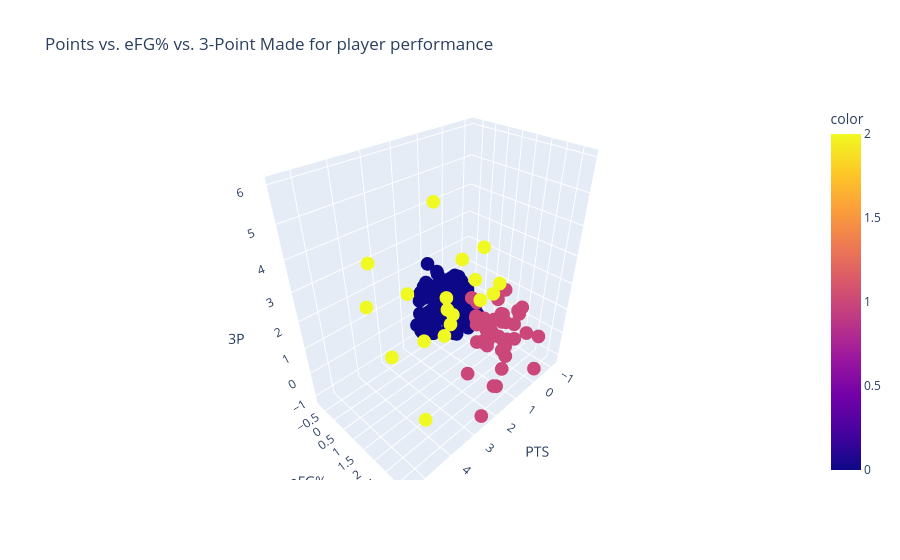

Notebook code cell kept with this figure:
### Markdown cell above
### Create a visualization of the results with 2 or 3 variables that you think will best differentiate the clusters

### Code cell
fig = px.scatter_3d(cluster_per, x="PTS", y="eFG%", z="3P", color=kmeans_obj_performance.labels_, title="Points vs. eFG% vs. 3-Point Made for player performance")
fig.show(renderer="vscode")

### Figure 1 — Plotly figure (JSON) as saved in the notebook; plotly's stock layout.template omitted (floating-point values rounded to 4 significant figures; data arrays with more than 128 entries replaced by an {"elided": "..."} marker saying what was removed)
{"data": [{"hovertemplate": "PTS=%{x}<br>eFG%=%{y}<br>3P=%{z}<br>color=%{marker.color}<extra></extra>", "legendgroup": "", "marker": {"color": {"elided": "410 int values"}, "coloraxis": "coloraxis", "symbol": "circle"}, "mode": "markers", "name": "", "scene": "scene", "showlegend": false, "type": "scatter3d", "x": {"elided": "410 float values"}, "y": {"elided": "410 float values"}, "z": {"elided": "410 float values"}}], "layout": {"coloraxis": {"colorbar": {"title": {"text": "color"}}, "colorscale": [[0, "#0d0887"], [0.1111, "#46039f"], [0.2222, "#7201a8"], [0.3333, "#9c179e"], [0.4444, "#bd3786"], [0.5556, "#d8576b"], [0.6667, "#ed7953"], [0.7778, "#fb9f3a"], [0.8889, "#fdca26"], [1, "#f0f921"]]}, "legend": {"tracegroupgap": 0}, "scene": {"domain": {"x": [0, 1], "y": [0, 1]}, "xaxis": {"title": {"text": "PTS"}}, "yaxis": {"title": {"text": "eFG%"}}, "zaxis": {"title": {"text": "3P"}}}, "title": {"text": "Points vs. eFG% vs. 3-Point Made for player performance"}}}
